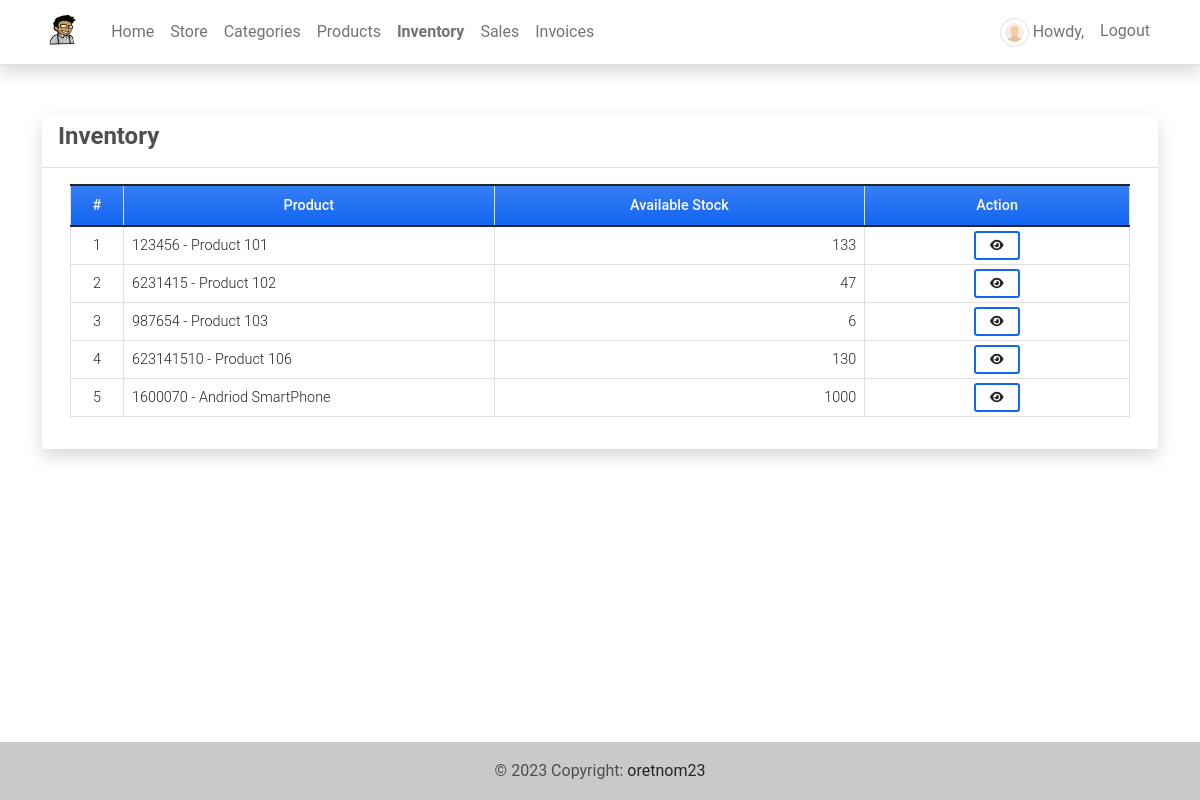
Page /inventory (signed in) on the earlier database version.
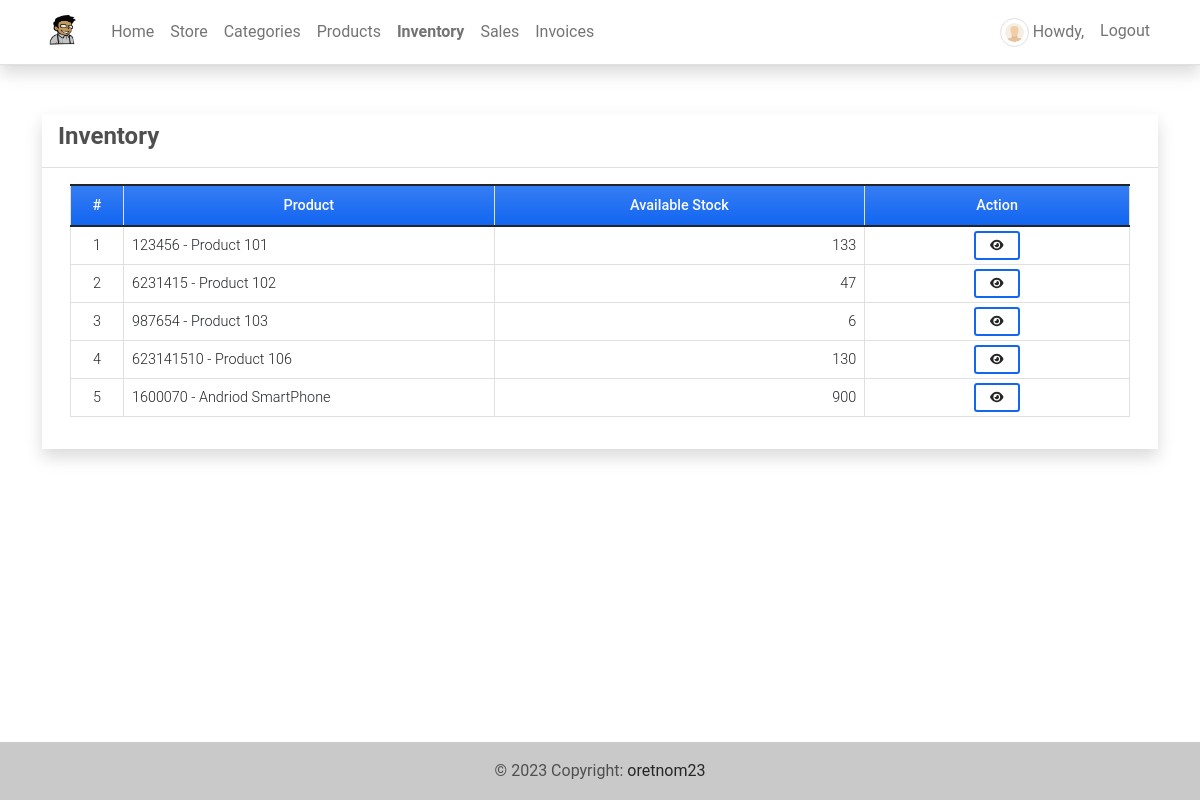
Same page on the later database version.
### imsApp/models.py (models this page shows, shortened)
class Product(models.Model):
    code=models.CharField(max_length=100,blank=True, null=True)
    name=models.CharField(max_length=250,blank=True, null=True)
    description = models.TextField()
    price = models.FloatField(default=0)
    status = models.CharField(max_length=2, choices=(('1','Active'),('2','Inactive')), default=1)
    image = models.ImageField(upload_to='uploads/products/',default='default_product_image.png',blank=True, null=True)
    date_created = models.DateTimeField(default=timezone.now)
    date_updated = models.DateTimeField(auto_now=True)
    def __str__(self):
        return self.code + ' - ' + self.name
    def count_inventory(self):
        stocks = Stock.objects.filter(product = self)
        stockIn = 0
        stockOut = 0
        for stock in stocks:
            if stock.type == '1':
                stockIn = int(stockIn) + int(stock.quantity)
            else:
                stockOut = int(stockOut) + int(stock.quantity)
        available  = stockIn - stockOut
        return available

class Stock(models.Model):
    product = models.ForeignKey(Product, on_delete=models.CASCADE)
    quantity = models.FloatField(default=0)
    store = models.ForeignKey(Store,on_delete=models.CASCADE)
    type = models.CharField(max_length=2,choices=(('1','Stock-in'),('2','Stock-Out')), default = 1)
    date_created = models.DateTimeField(default=timezone.now)
    date_updated = models.DateTimeField(auto_now=True)

### imsApp/auth.py (the view)
    def wrapper_function(request,*args,**kwargs):
        if request.user.is_superuser:
            return view_function(request,*args,**kwargs)
        else:
            return redirect('home-page')

### imsApp/auth.py (called while the page is built)
def admin_only(view_function):
    def wrapper_function(request,*args,**kwargs):
        if request.user.is_superuser:
            return view_function(request,*args,**kwargs)
        else:
            return redirect('home-page')
    return wrapper_function

### imsApp/views.py (called while the page is built)
@admin_only
@login_required
def inventory(request):
    context['page_title'] = 'Inventory'
    products = Product.objects.all()
    context['products'] = products
    return render(request, 'inventory.html', context)

### imsApp/templates/inventory.html (shortened to what this page needs)
{% extends 'base.html' %} {% load humanize %} {% block pageContent %}
<div class="col-lg-12 col-md-12 col-sm-12 col-xs-12">
    <div class="card card-default rounded-0 shadow ">
        <div class="card-header">
            <div class="d-flex w-100 align-items-center justify-content-between">
                <h4 class="card-title fw-bold">Inventory</h4>
            </div>
        </div>
        <div class="card-body">
            <div class="container-fluid">
                <table class="table table-bordered" id="product-list">
                    <colgroup>
                        <col width="5%">
                        <col width="35%">
                        <col width="35%">
                        <col width="25%">
                    </colgroup>
                    <thead>
                        <tr class="bg-gradient bg-primary bg-opacity-50 text-light">
                            <th class="px-2 py-2 text-center">#</th>
                            <th class="px-2 py-2 text-center">Product</th>
                            <th class="px-2 py-2 text-center">Available Stock</th>
                            <th class="px-2 py-2 text-center">Action</th>
                        </tr>
                    </thead>
                    <tbody>
                        {% for product in products %}
                        <tr>
                            <td class="px-2 py-1 align-middle text-center">{{ forloop.counter }}</td>
                            <td class="px-2 py-1 align-middle">{{ product }}</td>
                            <td class="px-2 py-1 align-middle text-end">{{ product.count_inventory }}</td>
                            <td class="px-2 py-1 align-middle text-center">
                                <a class="btn btn-outline-primary btn-sm" href="{% url 'inventory-history-page' product.pk %}" data-id="{{ product.pk }}" title="View History">
                                    <i class="fa fa-eye text-dark"></i>
                                </a>
                            </td>
                        </tr>
                        {% endfor %}
                    </tbody>
                </table>
            </div>
        </div>
    </div>
</div>
{% endblock pageContent %}

Differences in the rows shown:
changed through a linked row, Product "1600070 - Andriod SmartPhone": count_inventory "1000" → "900"
